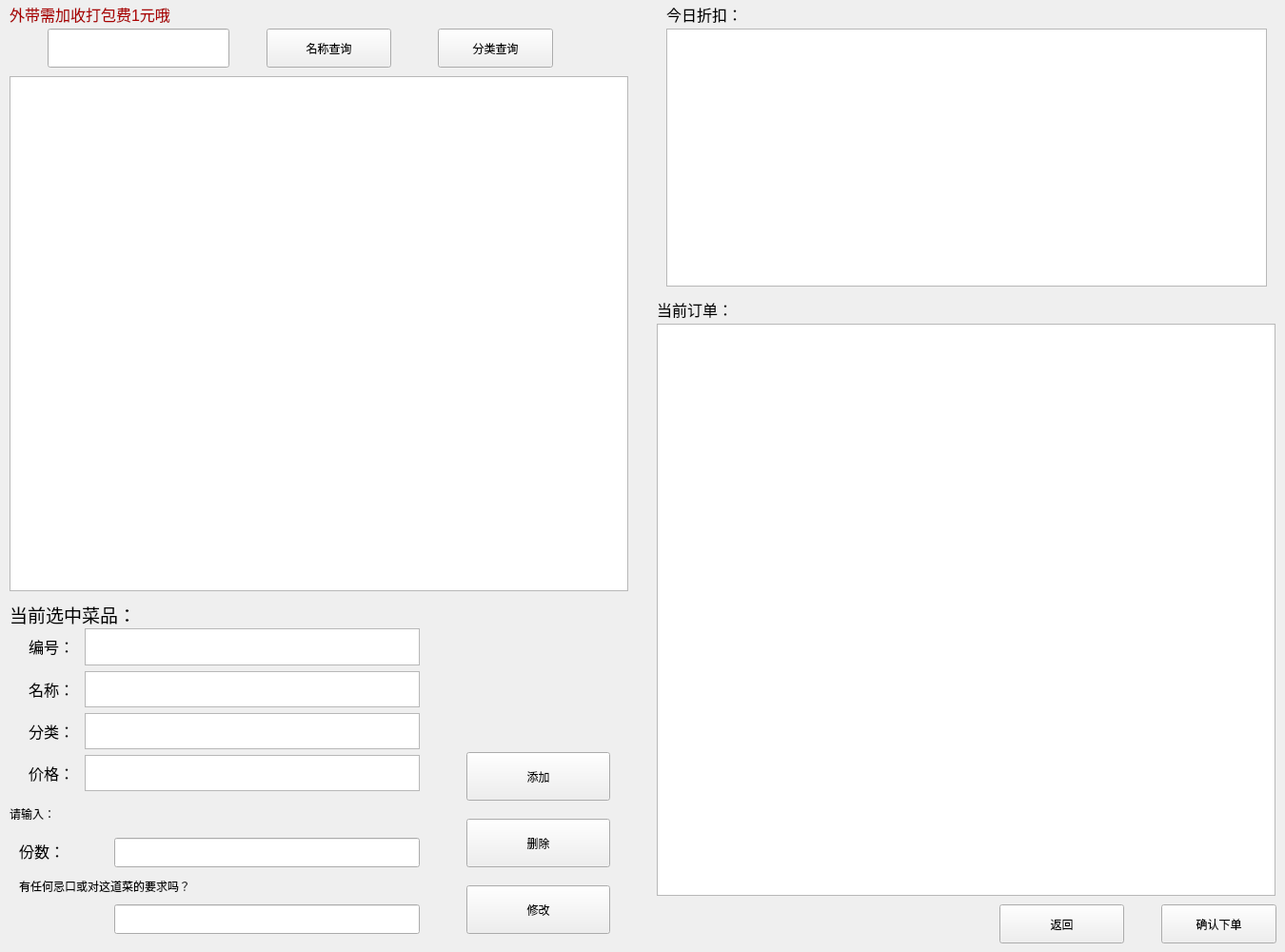
<?xml version="1.0" encoding="UTF-8"?>
<ui version="4.0">
 <class>Token_order</class>
 <widget class="QWidget" name="Token_order">
  <property name="geometry">
   <rect>
    <x>0</x>
    <y>0</y>
    <width>1350</width>
    <height>1000</height>
   </rect>
  </property>
  <property name="windowTitle">
   <string>请点餐</string>
  </property>
  <widget class="QLabel" name="label">
   <property name="geometry">
    <rect>
     <x>10</x>
     <y>0</y>
     <width>281</width>
     <height>31</height>
    </rect>
   </property>
   <property name="text">
    <string>&lt;html&gt;&lt;head/&gt;&lt;body&gt;&lt;p&gt;&lt;span style=&quot; font-size:12pt; color:#aa0000;&quot;&gt;外带需加收打包费1元哦&lt;/span&gt;&lt;/p&gt;&lt;/body&gt;&lt;/html&gt;</string>
   </property>
  </widget>
  <widget class="QPushButton" name="okorder">
   <property name="geometry">
    <rect>
     <x>1220</x>
     <y>950</y>
     <width>121</width>
     <height>41</height>
    </rect>
   </property>
   <property name="styleSheet">
    <string notr="true">font: 12pt &quot;宋体&quot;;</string>
   </property>
   <property name="text">
    <string>确认下单</string>
   </property>
  </widget>
  <widget class="QPushButton" name="backtomain">
   <property name="geometry">
    <rect>
     <x>1050</x>
     <y>950</y>
     <width>131</width>
     <height>41</height>
    </rect>
   </property>
   <property name="styleSheet">
    <string notr="true">font: 12pt &quot;宋体&quot;;</string>
   </property>
   <property name="text">
    <string>返回</string>
   </property>
  </widget>
  <widget class="QTableView" name="token_menu">
   <property name="geometry">
    <rect>
     <x>10</x>
     <y>80</y>
     <width>650</width>
     <height>541</height>
    </rect>
   </property>
  </widget>
  <widget class="QLabel" name="label_2">
   <property name="geometry">
    <rect>
     <x>690</x>
     <y>310</y>
     <width>101</width>
     <height>31</height>
    </rect>
   </property>
   <property name="text">
    <string>&lt;html&gt;&lt;head/&gt;&lt;body&gt;&lt;p&gt;&lt;span style=&quot; font-size:12pt;&quot;&gt;当前订单：&lt;/span&gt;&lt;/p&gt;&lt;/body&gt;&lt;/html&gt;</string>
   </property>
  </widget>
  <widget class="QWidget" name="layoutWidget">
   <property name="geometry">
    <rect>
     <x>30</x>
     <y>660</y>
     <width>411</width>
     <height>171</height>
    </rect>
   </property>
   <layout class="QVBoxLayout" name="verticalLayout_2">
    <item>
     <layout class="QHBoxLayout" name="horizontalLayout_5">
      <item>
       <widget class="QLabel" name="label_3">
        <property name="text">
         <string>&lt;html&gt;&lt;head/&gt;&lt;body&gt;&lt;p&gt;&lt;span style=&quot; font-size:12pt;&quot;&gt;编号：     &lt;/span&gt;&lt;/p&gt;&lt;/body&gt;&lt;/html&gt;</string>
        </property>
       </widget>
      </item>
      <item>
       <widget class="QTextBrowser" name="token_dishid"/>
      </item>
     </layout>
    </item>
    <item>
     <layout class="QHBoxLayout" name="horizontalLayout_7">
      <item>
       <widget class="QLabel" name="label_9">
        <property name="text">
         <string>&lt;html&gt;&lt;head/&gt;&lt;body&gt;&lt;p&gt;&lt;span style=&quot; font-size:12pt;&quot;&gt;名称： &lt;/span&gt;&lt;/p&gt;&lt;/body&gt;&lt;/html&gt;</string>
        </property>
       </widget>
      </item>
      <item>
       <widget class="QTextBrowser" name="token_dishname"/>
      </item>
     </layout>
    </item>
    <item>
     <layout class="QHBoxLayout" name="horizontalLayout_8">
      <item>
       <widget class="QLabel" name="label_10">
        <property name="text">
         <string>&lt;html&gt;&lt;head/&gt;&lt;body&gt;&lt;p&gt;&lt;span style=&quot; font-size:12pt;&quot;&gt;分类： &lt;/span&gt;&lt;/p&gt;&lt;/body&gt;&lt;/html&gt;</string>
        </property>
       </widget>
      </item>
      <item>
       <widget class="QTextBrowser" name="token_dishtype"/>
      </item>
     </layout>
    </item>
    <item>
     <layout class="QHBoxLayout" name="horizontalLayout_9">
      <item>
       <widget class="QLabel" name="label_11">
        <property name="text">
         <string>&lt;html&gt;&lt;head/&gt;&lt;body&gt;&lt;p&gt;&lt;span style=&quot; font-size:12pt;&quot;&gt;价格： &lt;/span&gt;&lt;/p&gt;&lt;/body&gt;&lt;/html&gt;</string>
        </property>
       </widget>
      </item>
      <item>
       <widget class="QTextBrowser" name="token_dishprice"/>
      </item>
     </layout>
    </item>
   </layout>
  </widget>
  <widget class="QPushButton" name="Delete_button">
   <property name="geometry">
    <rect>
     <x>490</x>
     <y>860</y>
     <width>151</width>
     <height>51</height>
    </rect>
   </property>
   <property name="styleSheet">
    <string notr="true">font: 12pt &quot;Agency FB&quot;;</string>
   </property>
   <property name="text">
    <string>删除</string>
   </property>
  </widget>
  <widget class="QPushButton" name="Insert_button">
   <property name="geometry">
    <rect>
     <x>490</x>
     <y>790</y>
     <width>151</width>
     <height>51</height>
    </rect>
   </property>
   <property name="styleSheet">
    <string notr="true">font: 12pt &quot;Agency FB&quot;;</string>
   </property>
   <property name="text">
    <string>添加</string>
   </property>
  </widget>
  <widget class="QPushButton" name="nameselect_button">
   <property name="geometry">
    <rect>
     <x>280</x>
     <y>30</y>
     <width>131</width>
     <height>41</height>
    </rect>
   </property>
   <property name="styleSheet">
    <string notr="true">font: 12pt &quot;Agency FB&quot;;</string>
   </property>
   <property name="text">
    <string>名称查询</string>
   </property>
  </widget>
  <widget class="QTableView" name="order_now">
   <property name="geometry">
    <rect>
     <x>690</x>
     <y>340</y>
     <width>650</width>
     <height>601</height>
    </rect>
   </property>
  </widget>
  <widget class="QTableView" name="sale_today">
   <property name="geometry">
    <rect>
     <x>700</x>
     <y>30</y>
     <width>631</width>
     <height>271</height>
    </rect>
   </property>
  </widget>
  <widget class="QLabel" name="label_12">
   <property name="geometry">
    <rect>
     <x>700</x>
     <y>0</y>
     <width>121</width>
     <height>31</height>
    </rect>
   </property>
   <property name="text">
    <string>&lt;html&gt;&lt;head/&gt;&lt;body&gt;&lt;p&gt;&lt;span style=&quot; font-size:12pt;&quot;&gt;今日折扣：&lt;/span&gt;&lt;/p&gt;&lt;/body&gt;&lt;/html&gt;</string>
   </property>
  </widget>
  <widget class="QLabel" name="label_4">
   <property name="geometry">
    <rect>
     <x>20</x>
     <y>860</y>
     <width>91</width>
     <height>69</height>
    </rect>
   </property>
   <property name="text">
    <string>&lt;html&gt;&lt;head/&gt;&lt;body&gt;&lt;p&gt;&lt;span style=&quot; font-size:12pt;&quot;&gt;份数： &lt;/span&gt;&lt;/p&gt;&lt;/body&gt;&lt;/html&gt;</string>
   </property>
  </widget>
  <widget class="QLineEdit" name="token_dishnum">
   <property name="geometry">
    <rect>
     <x>120</x>
     <y>880</y>
     <width>321</width>
     <height>31</height>
    </rect>
   </property>
  </widget>
  <widget class="QLabel" name="label_5">
   <property name="geometry">
    <rect>
     <x>10</x>
     <y>630</y>
     <width>241</width>
     <height>31</height>
    </rect>
   </property>
   <property name="text">
    <string>&lt;html&gt;&lt;head/&gt;&lt;body&gt;&lt;p&gt;&lt;span style=&quot; font-size:14pt;&quot;&gt;当前选中菜品：&lt;/span&gt;&lt;/p&gt;&lt;/body&gt;&lt;/html&gt;</string>
   </property>
  </widget>
  <widget class="QLabel" name="label_6">
   <property name="geometry">
    <rect>
     <x>10</x>
     <y>840</y>
     <width>101</width>
     <height>31</height>
    </rect>
   </property>
   <property name="styleSheet">
    <string notr="true">font: 14pt &quot;Agency FB&quot;;</string>
   </property>
   <property name="text">
    <string>&lt;html&gt;&lt;head/&gt;&lt;body&gt;&lt;p&gt;请输入：&lt;/p&gt;&lt;/body&gt;&lt;/html&gt;</string>
   </property>
  </widget>
  <widget class="QLineEdit" name="selectline">
   <property name="geometry">
    <rect>
     <x>50</x>
     <y>30</y>
     <width>191</width>
     <height>41</height>
    </rect>
   </property>
  </widget>
  <widget class="QPushButton" name="typeselect_button">
   <property name="geometry">
    <rect>
     <x>460</x>
     <y>30</y>
     <width>121</width>
     <height>41</height>
    </rect>
   </property>
   <property name="styleSheet">
    <string notr="true">font: 12pt &quot;Agency FB&quot;;</string>
   </property>
   <property name="text">
    <string>分类查询</string>
   </property>
  </widget>
  <widget class="QPushButton" name="Update_button">
   <property name="geometry">
    <rect>
     <x>490</x>
     <y>930</y>
     <width>151</width>
     <height>51</height>
    </rect>
   </property>
   <property name="styleSheet">
    <string notr="true">font: 12pt &quot;Agency FB&quot;;</string>
   </property>
   <property name="text">
    <string>修改</string>
   </property>
  </widget>
  <widget class="QLabel" name="label_7">
   <property name="geometry">
    <rect>
     <x>20</x>
     <y>900</y>
     <width>381</width>
     <height>61</height>
    </rect>
   </property>
   <property name="styleSheet">
    <string notr="true">font: 12pt &quot;Agency FB&quot;;</string>
   </property>
   <property name="text">
    <string>有任何忌口或对这道菜的要求吗？</string>
   </property>
  </widget>
  <widget class="QLineEdit" name="Demand">
   <property name="geometry">
    <rect>
     <x>120</x>
     <y>950</y>
     <width>321</width>
     <height>31</height>
    </rect>
   </property>
  </widget>
 </widget>
 <resources/>
 <connections/>
</ui>
